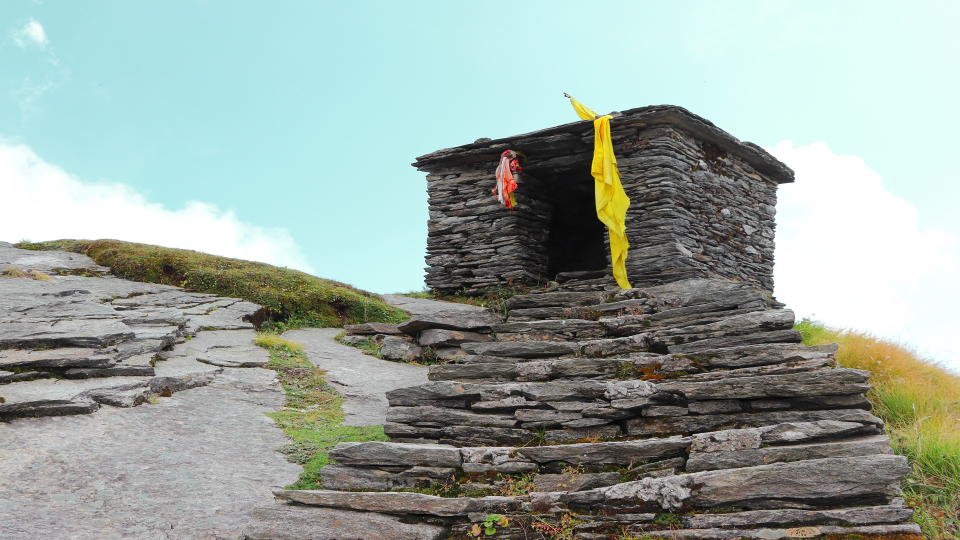
//> input picture HLS_Use_Model/Standalone_HLS_AXI_Example/testcase55.jpg, 1920 x 1080 px (shown at 1/2 size)
$ ./xf_integral_image_tb ../../../../HLS_Use_Model/Standalone_HLS_AXI_Example/testcase55.jpg   (built with g++ and OpenCV 4)
//> lines starting //> are read from the running program, lines starting //| are printed output that depends on the picture
// [16 lines of licence text are left out]

#include "common/xf_headers.hpp"
#include "xf_integral_image_tb_config.h"
#include "xcl2.hpp"

int main(int argc, char** argv) {
    cv::Mat in_img, in_img1, out_img, ocv_ref, ocv_ref1;
    cv::Mat in_gray, in_gray1, diff;

    if (argc != 2) {
        fprintf(stderr, "Usage: <executable> <input image>\n");
        return -1;
    }

    // Read input image
    in_img = cv::imread(argv[1], 0);
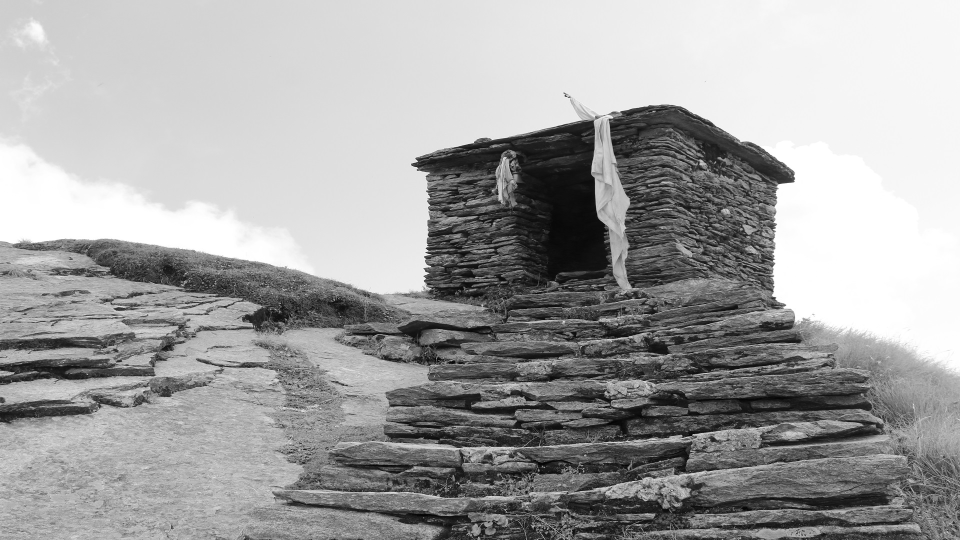
//> in_img: 1080 rows x 1920 cols, CV_8UC1 (shown at 1/2 size); min 0, max 255, mean 162.1
    if (in_img.data == NULL) {
        fprintf(stderr, "ERROR: Cannot open image %s\n ", argv[1]);
        return -1;
    }

    // create memory for output images
    ocv_ref.create(in_img.rows, in_img.cols, CV_32S);
    ocv_ref1.create(in_img.rows, in_img.cols, CV_32S);

    cv::integral(in_img, ocv_ref, -1);
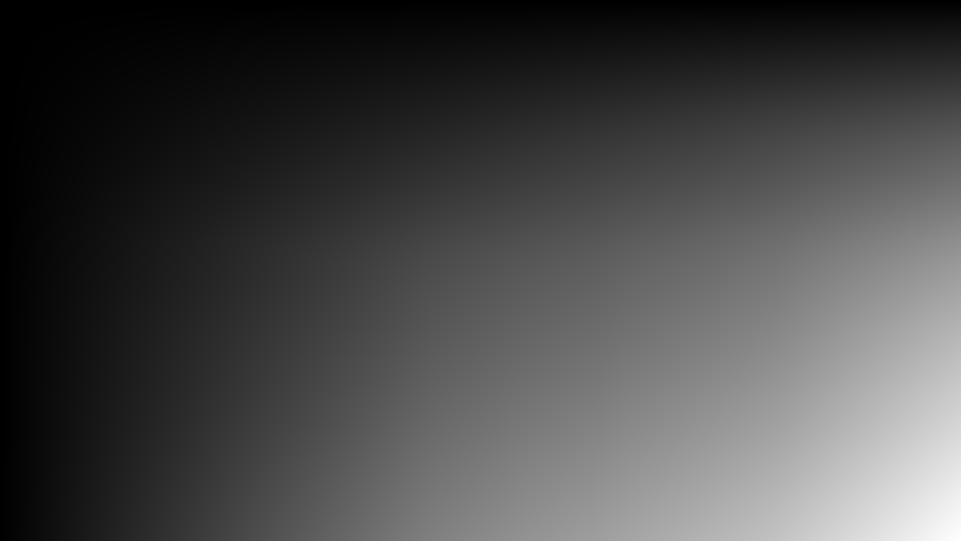
//> ocv_ref: 1081 rows x 1921 cols, CV_32SC1 (shown at 1/2 size); min 0, max 336061208, mean 95573455.4; drawn with min black and max white

    for (int i = 0; i < in_img.rows; i++) {
        for (int j = 0; j < in_img.cols; j++) {
            ocv_ref1.at<unsigned int>(i, j) = ocv_ref.at<unsigned int>(i + 1, j + 1);
        }
    }

    imwrite("out_ocv.png", ocv_ref1);

    // create memory for output image
    diff.create(in_img.rows, in_img.cols, CV_32S);
    out_img.create(in_img.rows, in_img.cols, CV_32S);

    /////////////////////////////////////// CL ////////////////////////

    int height = in_img.rows;
//> height = 1080
    int width = in_img.cols;
//> width = 1920
    std::cout << "Input image height : " << height << std::endl;
//| Input image height : 1080
    std::cout << "Input image width  : " << width << std::endl;
//| Input image width  : 1920

//> (the run ends here: the program needs code that is not available in this run, at `cl_int err;`)
